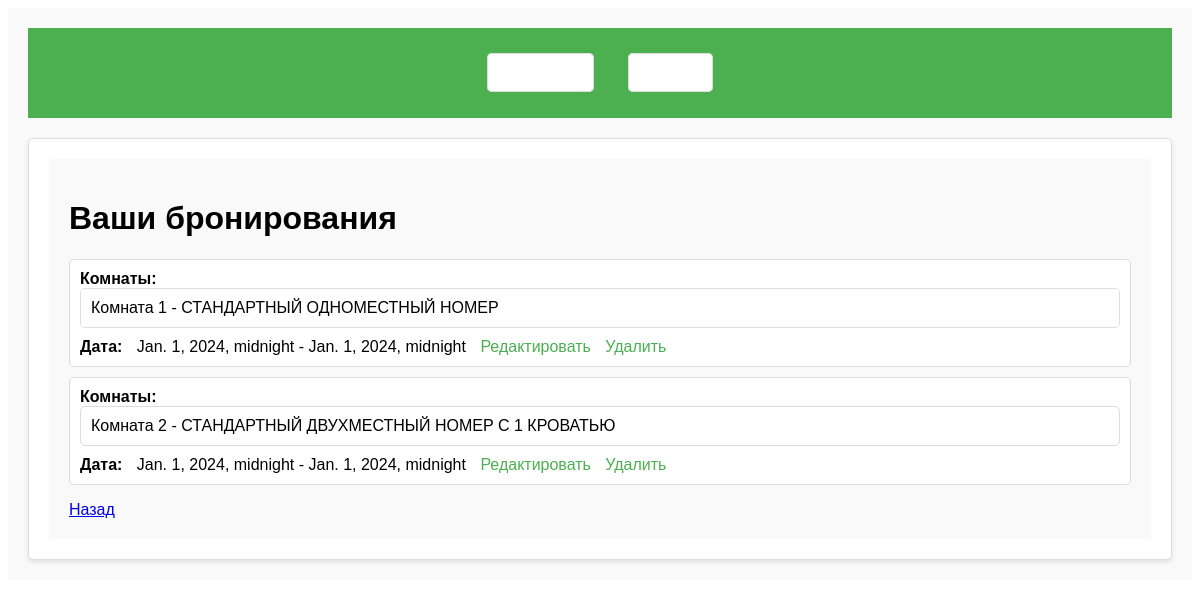
The app's page /home/my_reserves/ (signed in) with its own data.
### hotel_app/models.py (models this page shows, shortened)
class Reservation(models.Model):
    rooms = models.ManyToManyField(Room, related_name='reservations')
    guest = models.ForeignKey(User, related_name='reservations', on_delete=models.CASCADE, blank=True, null=True)
    start = models.DateTimeField()
    end = models.DateTimeField()

class Room(models.Model):
    room_number = models.IntegerField(unique=True, blank=True, null=True)
    room_type = models.ForeignKey(RoomType, related_name='rooms', on_delete=models.CASCADE)
    def __str__(self):
        return f'Комната {self.room_number} - {self.room_type.name}'

class RoomType(models.Model):
    name = models.CharField(max_length=100)
    room_description = models.TextField(blank=True, null=True)
    place = models.IntegerField()
    area = models.IntegerField()
    price = models.IntegerField()
    image = models.ImageField(upload_to='room_images/')

### hotel_app/views.py (the view)
# urls.py: path('my_reserves/',views.my_reserves,name='my_reserves'),
def my_reserves(request):
    reservations = Reservation.objects.filter(guest=request.user)
    ctx = {
        'reservations': reservations
    }
    return render(request, 'hotel_app/my_reserves.html', context=ctx)

### hotel_app/templates/hotel_app/my_reserves.html (shortened to what this page needs)
{% extends 'hotel_app/layouts/base.html' %}
{% block content %}
<div class="container">
    <h1>Ваши бронирования</h1>
    <ul>
        {% for reservation in reservations %}
        <li>
            <strong>Комнаты:</strong>
            <ul>
                {% for room in reservation.rooms.all %}
                <li>{{ room }}</li>
                {% endfor %}
            </ul>
            <strong>Дата:</strong> {{ reservation.start }} - {{ reservation.end }}
            <a href="{% url 'reservation_edit' reservation.id %}">Редактировать</a>
            <a href="{% url 'reservation_delete' reservation.id %}">Удалить</a>
        </li>
        {% endfor %}
    </ul>
    <a href="{% url 'home' %}">Назад</a>
</div>
{% endblock %}

### records on screen
Reservation: start "Jan. 1, 2024, midnight", end "Jan. 1, 2024, midnight"
Room: room_number+room_type "Комната 1 - СТАНДАРТНЫЙ ОДНОМЕСТНЫЙ НОМЕР"
Reservation: start "Jan. 1, 2024, midnight", end "Jan. 1, 2024, midnight"
Room: room_number+room_type "Комната 2 - СТАНДАРТНЫЙ ДВУХМЕСТНЫЙ НОМЕР С 1 КРОВАТЬЮ"
